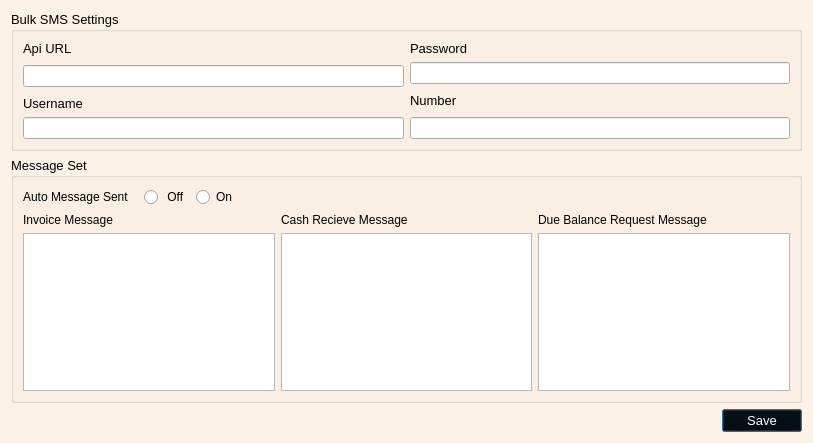
<?xml version="1.0" encoding="UTF-8"?>
<ui version="4.0">
 <class>Dialog</class>
 <widget class="QDialog" name="Dialog">
  <property name="windowModality">
   <enum>Qt::ApplicationModal</enum>
  </property>
  <property name="geometry">
   <rect>
    <x>0</x>
    <y>0</y>
    <width>813</width>
    <height>443</height>
   </rect>
  </property>
  <property name="windowTitle">
   <string>Dialog</string>
  </property>
  <property name="styleSheet">
   <string notr="true">QDialog#Dialog{background-color: rgb(252, 242, 231);}</string>
  </property>
  <layout class="QGridLayout" name="gridLayout_9">
   <item row="0" column="0" colspan="2">
    <widget class="QGroupBox" name="groupBox">
     <property name="font">
      <font>
       <pointsize>10</pointsize>
      </font>
     </property>
     <property name="styleSheet">
      <string notr="true"/>
     </property>
     <property name="title">
      <string>Bulk SMS Settings</string>
     </property>
     <layout class="QGridLayout" name="gridLayout">
      <item row="0" column="0">
       <widget class="QLabel" name="label">
        <property name="font">
         <font>
          <pointsize>10</pointsize>
         </font>
        </property>
        <property name="text">
         <string>Api URL</string>
        </property>
       </widget>
      </item>
      <item row="0" column="1">
       <widget class="QLabel" name="label_2">
        <property name="font">
         <font>
          <pointsize>10</pointsize>
         </font>
        </property>
        <property name="text">
         <string>Password</string>
        </property>
       </widget>
      </item>
      <item row="1" column="0" rowspan="2">
       <widget class="QLineEdit" name="api"/>
      </item>
      <item row="1" column="1">
       <widget class="QLineEdit" name="password">
        <property name="echoMode">
         <enum>QLineEdit::Password</enum>
        </property>
       </widget>
      </item>
      <item row="2" column="1" rowspan="2">
       <widget class="QLabel" name="label_4">
        <property name="font">
         <font>
          <pointsize>10</pointsize>
         </font>
        </property>
        <property name="text">
         <string>Number</string>
        </property>
       </widget>
      </item>
      <item row="3" column="0">
       <widget class="QLabel" name="label_3">
        <property name="font">
         <font>
          <pointsize>10</pointsize>
         </font>
        </property>
        <property name="text">
         <string>Username</string>
        </property>
       </widget>
      </item>
      <item row="4" column="0">
       <widget class="QLineEdit" name="username"/>
      </item>
      <item row="4" column="1">
       <widget class="QLineEdit" name="number"/>
      </item>
     </layout>
    </widget>
   </item>
   <item row="1" column="0" colspan="2">
    <widget class="QGroupBox" name="groupBox_2">
     <property name="font">
      <font>
       <pointsize>10</pointsize>
      </font>
     </property>
     <property name="title">
      <string>Message Set</string>
     </property>
     <layout class="QGridLayout" name="gridLayout_8">
      <item row="0" column="0">
       <layout class="QGridLayout" name="gridLayout_7">
        <item row="0" column="0">
         <widget class="QLabel" name="label_5">
          <property name="font">
           <font>
            <pointsize>9</pointsize>
           </font>
          </property>
          <property name="text">
           <string>Auto Message Sent   </string>
          </property>
         </widget>
        </item>
        <item row="0" column="1">
         <layout class="QGridLayout" name="gridLayout_2">
          <item row="0" column="0">
           <widget class="QRadioButton" name="offb">
            <property name="font">
             <font>
              <pointsize>9</pointsize>
             </font>
            </property>
            <property name="text">
             <string> Off</string>
            </property>
           </widget>
          </item>
          <item row="0" column="1">
           <widget class="QRadioButton" name="onb">
            <property name="font">
             <font>
              <pointsize>9</pointsize>
             </font>
            </property>
            <property name="text">
             <string>On</string>
            </property>
           </widget>
          </item>
         </layout>
        </item>
       </layout>
      </item>
      <item row="0" column="1">
       <spacer name="horizontalSpacer_2">
        <property name="orientation">
         <enum>Qt::Horizontal</enum>
        </property>
        <property name="sizeHint" stdset="0">
         <size>
          <width>568</width>
          <height>20</height>
         </size>
        </property>
       </spacer>
      </item>
      <item row="1" column="0" colspan="2">
       <layout class="QGridLayout" name="gridLayout_6">
        <item row="0" column="0">
         <layout class="QGridLayout" name="gridLayout_3">
          <item row="0" column="0">
           <widget class="QLabel" name="label_7">
            <property name="font">
             <font>
              <pointsize>9</pointsize>
             </font>
            </property>
            <property name="text">
             <string>Invoice Message</string>
            </property>
           </widget>
          </item>
          <item row="1" column="0">
           <widget class="QTextEdit" name="invoice"/>
          </item>
         </layout>
        </item>
        <item row="0" column="1">
         <layout class="QGridLayout" name="gridLayout_4">
          <item row="0" column="0">
           <widget class="QLabel" name="label_6">
            <property name="font">
             <font>
              <pointsize>9</pointsize>
             </font>
            </property>
            <property name="text">
             <string>Cash Recieve Message</string>
            </property>
           </widget>
          </item>
          <item row="1" column="0">
           <widget class="QTextEdit" name="cash"/>
          </item>
         </layout>
        </item>
        <item row="0" column="2">
         <layout class="QGridLayout" name="gridLayout_5">
          <item row="0" column="0">
           <widget class="QLabel" name="label_8">
            <property name="font">
             <font>
              <pointsize>9</pointsize>
             </font>
            </property>
            <property name="text">
             <string>Due Balance Request Message</string>
            </property>
           </widget>
          </item>
          <item row="1" column="0">
           <widget class="QTextEdit" name="due"/>
          </item>
         </layout>
        </item>
       </layout>
      </item>
     </layout>
    </widget>
   </item>
   <item row="2" column="0">
    <spacer name="horizontalSpacer">
     <property name="orientation">
      <enum>Qt::Horizontal</enum>
     </property>
     <property name="sizeHint" stdset="0">
      <size>
       <width>719</width>
       <height>20</height>
      </size>
     </property>
    </spacer>
   </item>
   <item row="2" column="1">
    <widget class="QPushButton" name="updateb">
     <property name="font">
      <font>
       <pointsize>10</pointsize>
      </font>
     </property>
     <property name="styleSheet">
      <string notr="true">background-color: rgb(0, 0, 0);
color: rgb(255, 255, 255);</string>
     </property>
     <property name="text">
      <string>Save</string>
     </property>
    </widget>
   </item>
  </layout>
 </widget>
 <resources/>
 <connections/>
</ui>
